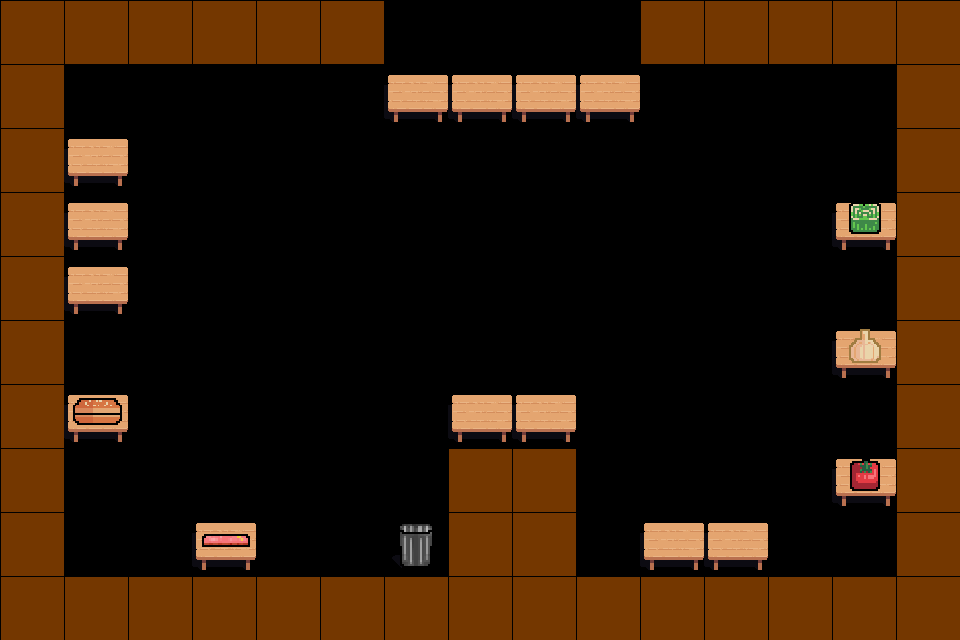

The image is a tile-based game level rendered from a .tmx file. Its description and complete source (layers, tilesets, objects, tile grids) follow:
An orthogonal 15x20 tile map with 64x32 px tiles, 1 tile layer (Tile Layer 1) and 29 objects (4x StationServing, 2x Cook, 2x StationCut, 2x StationCounter, 2x StationFry, ...).

<map version="1.9" tiledversion="1.9.2" orientation="orthogonal" renderorder="right-down" width="15" height="20" tilewidth="64" tileheight="32" infinite="0" nextlayerid="3" nextobjectid="71">
 <tileset firstgid="1" source="Stations.tsx" />
 <layer id="1" name="Tile Layer 1" width="15" height="20">
  <data encoding="csv">
0,0,0,0,0,0,0,0,0,0,0,0,0,0,0,
7,7,7,7,7,7,0,0,0,0,7,7,7,7,7,
0,0,0,0,0,0,0,0,0,0,0,0,0,0,0,
7,0,0,0,0,0,16,16,16,16,0,0,0,0,7,
0,0,0,0,0,0,0,0,0,0,0,0,0,0,0,
7,16,0,0,0,0,0,0,0,0,0,0,0,75,7,
0,0,0,0,0,0,0,0,0,0,0,0,0,0,0,
7,16,0,0,0,0,0,0,0,0,0,0,0,12,7,
0,0,0,0,0,0,0,0,0,0,0,0,0,0,0,
7,16,0,0,0,0,0,0,0,0,0,0,0,76,7,
0,0,0,0,0,0,0,0,0,0,0,0,0,0,0,
7,0,0,0,0,0,0,0,0,0,0,0,0,13,7,
0,0,0,0,0,0,0,0,0,0,0,0,0,0,0,
7,15,0,0,0,0,0,16,16,0,0,0,0,77,7,
0,0,0,0,0,0,0,0,0,0,0,0,0,0,0,
7,0,0,0,0,0,0,7,7,0,0,0,0,14,7,
0,0,0,0,0,0,0,0,0,0,0,0,0,0,0,
7,0,0,17,0,0,18,7,7,0,16,16,0,0,7,
0,0,0,0,0,0,0,0,0,0,0,0,0,0,0,
7,7,7,7,7,7,7,7,7,7,7,7,7,7,7
</data>
 </layer>
 <objectgroup id="2" name="Objects">
  <object id="14" name="CookStart" x="128" y="288" width="42.5" height="20" />
  <object id="32" name="Cook" x="640" y="288" width="42.5" height="20" />
  <object id="32" name="Cook" x="580" y="258" width="42.5" height="20" />
  <object id="15" x="64" y="0">
   <polygon points="0,0 832,0 832,64 0,64" />
  </object>
  <object id="21" x="371.2" y="576">
   <polygon points="-307.2,0 76.8,0 76.8,64 -307.2,64" />
  </object>
  <object id="22" x="448" y="472">
   <polygon points="0,0 0,-24 0,168 128,168 128,-24 0,-24" />
  </object>
  <object id="26" x="576" y="576">
   <polygon points="0,0 0,64 320,64 320,0" />
  </object>
  <object id="31" x="896" y="213.333">
   <polygon points="0,-213.333 0,426.667 64,426.667 64,-213.333" />
  </object>
  <object id="46" name="StationCut" x="640" y="512" width="64" height="64" />
  <object id="47" name="StationCut" x="704" y="512" width="64" height="64" />
  <object id="48" name="PantryTomato" x="832" y="448" width="64" height="64" />
  <object id="50" name="PantryOnion" x="832" y="320" width="64" height="64" />
  <object id="75" name="PantryDough" x="832" y="128" width="64" height="64" />
  <object id="76" name="PantryCheese" x="832" y="256" width="64" height="64" />
  <object id="77" name="PantryRawPotato" x="832" y="384" width="64" height="64" />
  <object id="51" name="PantryLettuce" x="832" y="192" width="64" height="64" />
  <object id="52" name="PantryBun" x="64" y="384" width="64" height="64" />
  <object id="53" name="StationCounter" x="448" y="384" width="64" height="64" />
  <object id="54" name="StationCounter" x="512" y="384" width="64" height="64" />
  <object id="55" name="PantryMeat" x="192" y="512" width="64" height="64" />
  <object id="56" name="StationBin" x="383.909" y="512" width="64" height="64" />
  <object id="58" name="StationFry" x="64" y="192" width="64" height="64" />
  <object id="59" name="StationServing" x="384" y="64" width="64" height="64.0909" />
  <object id="60" name="StationServing" x="448" y="64" width="64" height="64.0909" />
  <object id="61" name="StationServing" x="512" y="64" width="64" height="64.0909" />
  <object id="62" name="StationServing" x="576" y="64" width="64" height="64.0909" />
  <object id="68" x="2.94957" y="215.11">
   <polygon points="-2.94957,-215.11 61.0504,-215.11 61.0504,424.89 -2.94957,424.89" />
  </object>
  <object id="70" name="StationFry" x="64" y="128" width="64" height="64" />
  <object id="85" name="StationOven" x="64" y="256" width="64" height="64" />
 </objectgroup>
</map>
